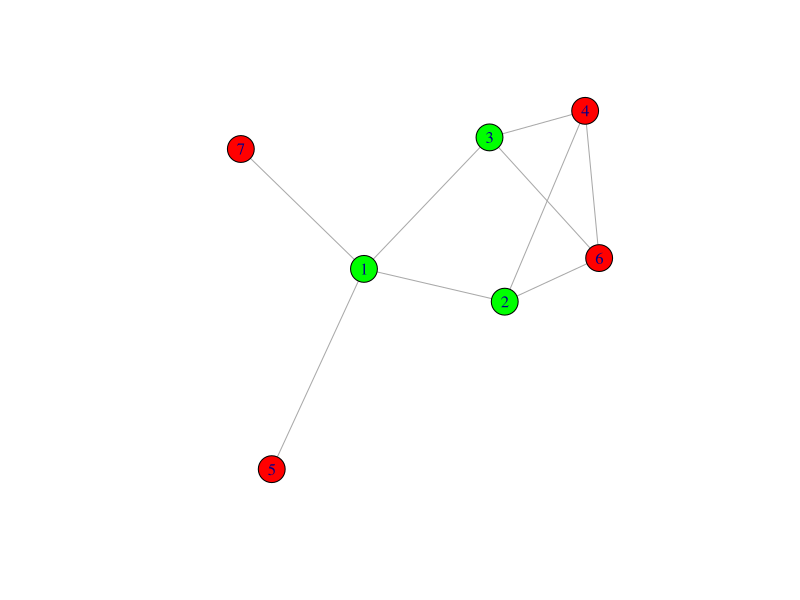
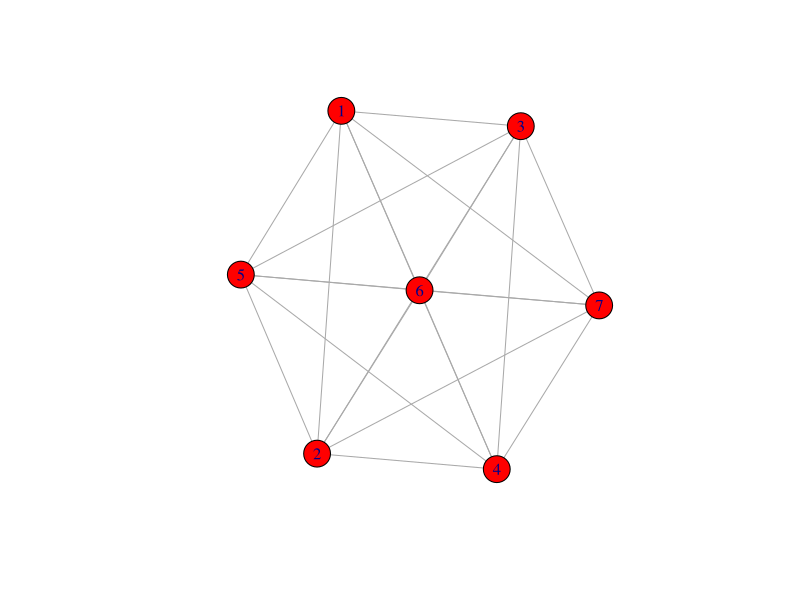

The R source for these figures, in order: (Note: this script raises an error after producing the figures.)
library(igraph)

# Function to find all paths from a vertex u in a graph g
paths <- function(g, u) {
  count = 0
  visited = c(u)
  dist <- rep(1000000, length(V(g)))
  path <- rep(0, length(V(g)))
  dist[u] <- 0 
  path[u] <- 1
  while (!(length(intersect(V(g), visited)) == length(V(g)))) {
    curr <- which(dist == count)
    for (i in curr) {
      nei_i = setdiff(neighbors(g, i), visited)
      for (j in nei_i) {
        if (dist[j] > dist[i] + 1) {
          dist[j] = dist[i] + 1 
          path[j] = path[i]
        } else if (dist[j] == dist[i] + 1) {
          path[j] = path[j] + path[i]
        }
      }
    }
    visited <- union(visited, curr)
    count = count + 1
  }
  return(list(path, dist))
}

# Function to find all pairs shortest paths in a graph
all_pairs_dp <- function(g) {
  D = matrix(data = NA, nrow = length(V(g)), ncol = length(V(g)))
  P = matrix(data = NA, nrow = length(V(g)), ncol = length(V(g)))
  for (i in V(g)) {
    tmp_res = paths(g, i)
    P[i, ] = tmp_res[[1]]
    D[i, ] = tmp_res[[2]]
  }
  return(list(D, P))
}

# Function to calculate shortest paths from u to v through w
sp_viak <- function(D, P, u, v, w) {
  if (D[u, v] == (D[u, w] + D[w, v])) {
    sol = P[u, w] * P[w, v]
  } else {
    sol = 0
  }
  return(sol)
}

# Task 1: Function to get the center and periphery of a graph
get_centper <- function(g) {
  # Get shortest paths using all_pairs_dp function
  D = all_pairs_dp(g)[[1]]
  # Calculate node eccentricity
  ecc = apply(D, 2, max)
  # Initialize an array marking node in the center ('C'), periphery ('P'), or in-between ('B')
  node_mark = rep('B', length(ecc))
  # The center is comprised of all nodes with eccentricity equal to graph radius
  node_mark[ecc == min(ecc)] = 'C'
  # The periphery is comprised of all nodes with eccentricity equal to graph diameter
  node_mark[ecc == max(ecc)] = 'P'
  V(g)$color = "orange"
  V(g)$color[node_mark %in% 'C'] = "green"
  V(g)$color[node_mark %in% 'P'] = "red"
  plot(g)
  return(node_mark)
}

# Test on atlas graph
get_centper(graph_from_atlas(500))

# There are graphs where periphery and center coincide
# Fully connected graphs are one example of graphs with this property
fg = make_full_graph(7)
get_centper(fg)

# Task 2: Function to analyze correlation between eccentricity and number of shortest paths
all_shortestp_via = function(g) {
  if (components(g)[[3]] != 1) {
    stop('Input is a disconnected graph, eccentricity analysis aborted')
  }
  bfs_res = all_pairs_dp(g)
  D = bfs_res[[1]]
  P = bfs_res[[2]]
  n_nodes = length(V(g))
  n_spths = rep(0, length(V(g)))
  
  # For each node, calculate the number of shortest paths through it
  for (i in 1:n_nodes) {
    for (j in setdiff(1:(n_nodes - 1), i)) {
      for (k in setdiff((j + 1):n_nodes, i)) {
        n_spths[i] = n_spths[i] + sp_viak(D, P, j, k, i)
      }
    }
    # Since we use undirected graphs, multiply final result by two to get all paths
    n_spths[i] = n_spths[i] * 2
  }
  
  # Calculate node eccentricity
  ecc = apply(D, 2, max)
  
  # Analyze correlation between eccentricity and numbers of shortest paths
  testres = cor.test(x = ecc, y = n_spths, method = 'spearman')
  
  # Plot the correlation
  plot(x = ecc, y = n_spths, xlab = 'Vertex Eccentricity', 
       ylab = 'Number of Shortest Paths', 
       main = paste('Spearman correlation:', signif(testres[[4]], 2), 
                    'p-value:', signif(testres[[3]], 2)))
  readline()
  return(testres[[4]])
}

# Analyze correlation for Barabasi graphs generated with m = 4:6 - press enter to see plot for next m
lapply(ba, all_shortestp_via)
# Analyze correlation for Erdos Renyi graphs with equal amount of edges and nodes
lapply(er, all_shortestp_via)
